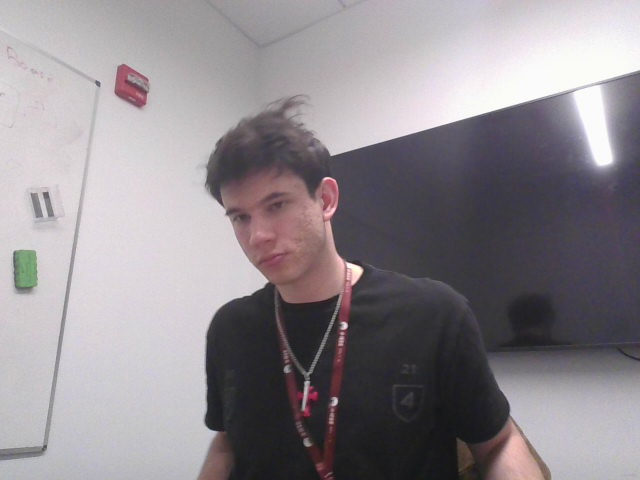
#> input picture MakeNJIT2026/captured_scan.jpg, 640 x 480 px
$ python make_trans.py ../captured_scan.jpg out.png
#> lines starting #> are read from the running program, lines starting #| are printed output that depends on the picture
import sys
from PIL import Image

if len(sys.argv) < 3:
    print("Usage: make_trans.py <input> <output>")
    sys.exit(1)

# Open the image and convert to RGBA
img = Image.open(sys.argv[1]).convert("RGBA")
datas = img.getdata()

bg_color = datas[0]
#> bg_color = (189, 187, 190, 255)
threshold = 30 # tolerance

newData = []
for item in datas:
    if abs(item[0]-bg_color[0]) < threshold and abs(item[1]-bg_color[1]) < threshold and abs(item[2]-bg_color[2]) < threshold:
        newData.append((255, 255, 255, 0))
    else:
        newData.append(item)
#> this loop made 307200 passes
#> item on passes 1 to 3: (189, 187, 190, 255), (190, 188, 191, 255), (191, 189, 192, 255)
#> after the loop, newData = 307200 items

img.putdata(newData)
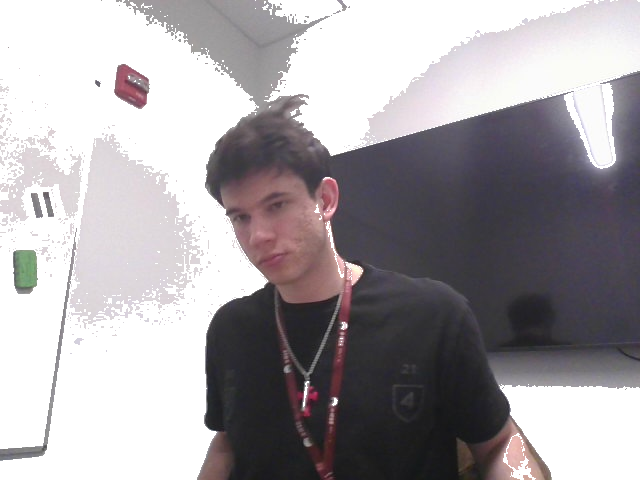
#> img: PIL image 640x480 RGBA; mean R, G, B, A 164.9, 160.7, 164.2, 160.3; transparent parts drawn white

bbox = img.getbbox()
#> bbox = (0, 0, 640, 480)
if bbox:
    img = img.crop(bbox)

img.save(sys.argv[2], "PNG")
print(f"Saved {sys.argv[2]}")
